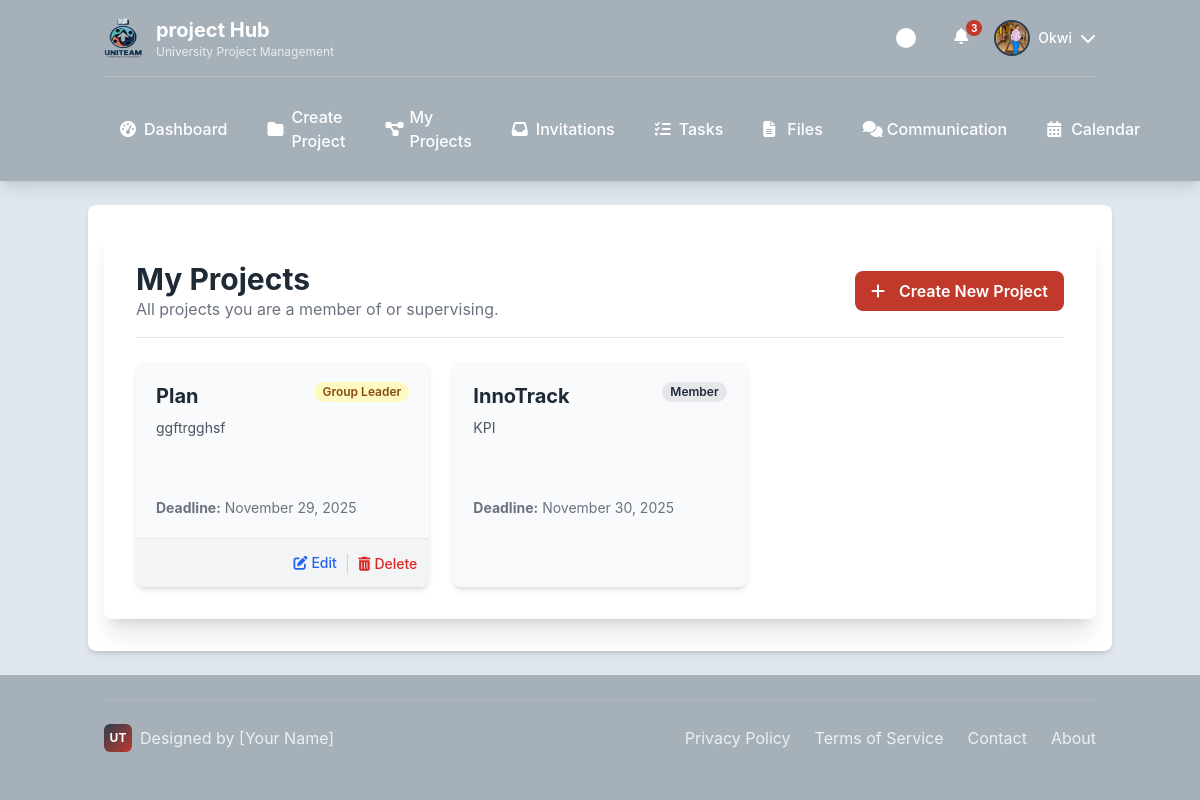
Page /projects/my-projects/ (signed in) on the earlier database version.
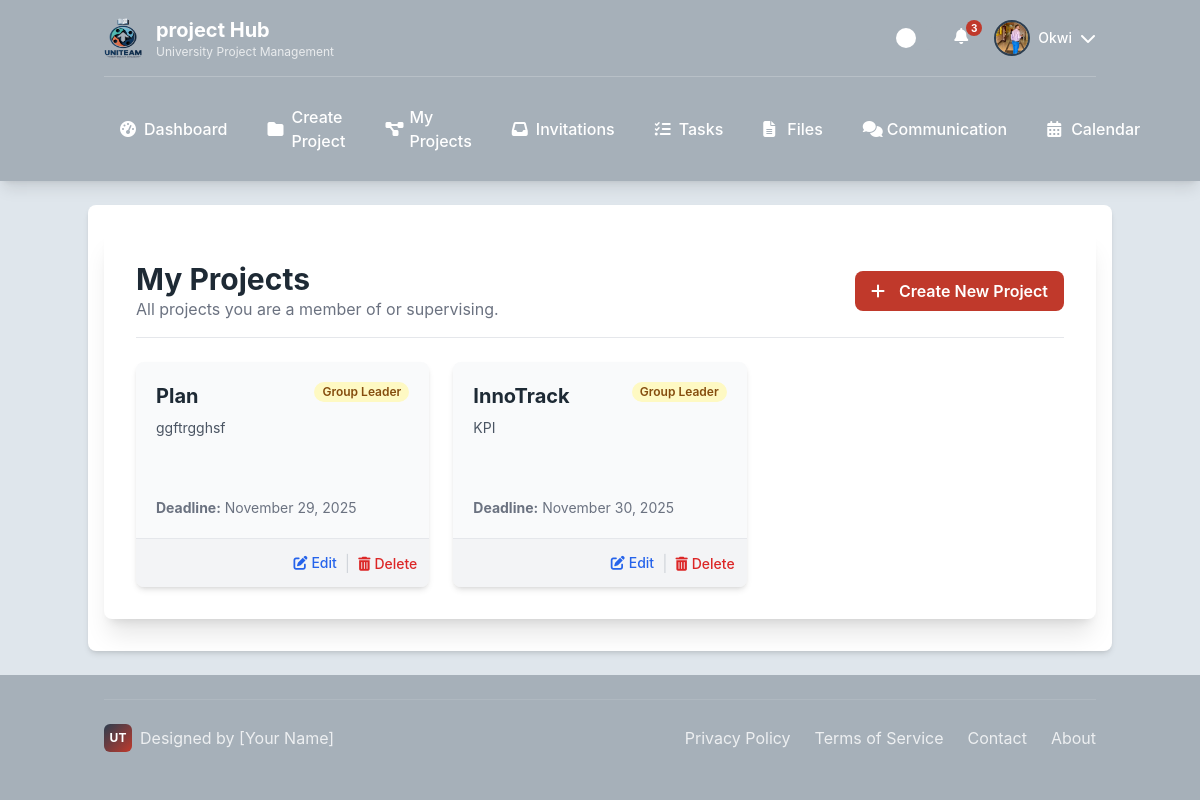
Same page on the later database version.
### projects/models.py (models this page shows, shortened)
class Project(models.Model):
    class LifecycleStatus(models.TextChoices):
        DRAFT = 'DRAFT', 'Draft'
        ACTIVE = 'ACTIVE', 'Active'
        SUBMITTED = 'SUBMITTED', 'Submitted'
        ARCHIVED = 'ARCHIVED', 'Archived'
    title = models.CharField(max_length=200)
    description = models.TextField()
    course_code = models.CharField(max_length=20, blank=True)
    deadline = models.DateField()
    lifecycle_status = models.CharField(
        max_length=20,
        choices=LifecycleStatus.choices,
        default=LifecycleStatus.ACTIVE,
    )
    supervisor = models.ForeignKey(
        settings.AUTH_USER_MODEL,
        on_delete=models.SET_NULL, null=True, blank=True,
        limit_choices_to={'role': 'LECTURER'}, related_name='supervised_projects'
    )
    template_used = models.ForeignKey(ProjectTemplate, on_delete=models.SET_NULL, null=True, blank=True)
    created_at = models.DateTimeField(auto_now_add=True)
    updated_at = models.DateTimeField(auto_now=True)
    class Meta:
        ordering = ['deadline', '-created_at']

### projects/views.py (the view)
# urls.py: path('my-projects/', views.my_projects_view, name='my_projects'),
@login_required
def my_projects_view(request):
    if request.user.role == CustomUser.Role.LECTURER:
        template_name = 'projects/my_projects_lecturer.html'
    else: # Default to student
        template_name = 'projects/my_projects_student.html'
    member_of_projects = Project.objects.filter(team__members=request.user)
    supervised_projects = Project.objects.filter(supervisor=request.user)
    all_projects_qs = (member_of_projects | supervised_projects).distinct().order_by('-created_at')
    projects_with_roles = all_projects_qs.annotate(
        user_role_in_project=Case(
            When(supervisor=request.user, then=Value('Supervisor')),
            When(team__teammembership__user=request.user, team__teammembership__role='LEADER', then=Value('Group Leader')),
            When(team__teammembership__user=request.user, team__teammembership__role='CO_LEADER', then=Value('Co-Leader')),
            When(team__teammembership__user=request.user, team__teammembership__role='MEMBER', then=Value('Member')),
            default=Value(''),
            output_field=models.CharField(),
        )
    )
    context = {
        'projects': projects_with_roles,
    }
    return render(request, template_name, context)

### users/models.py (called while the page is built)
    def get_full_name(self):
        return f"{self.first_name} {self.last_name}"

### templates/projects/my_projects_student.html (shortened to what this page needs)
{% extends "base/base_student.html" %}
{% load static %}
{% block content %}
<div class="surface shadow-xl rounded-lg p-6 md:p-8">
    <div class="flex flex-col sm:flex-row justify-between sm:items-center mb-6 border-b pb-4 gap-4">
        <div>
            <h1 class="text-3xl font-bold">My Projects</h1>
            <p class="text-gray-500">All projects you are a member of or supervising.</p>
        </div>
        <a href="{% url 'create_project' %}" class="btn btn-primary text-white font-semibold py-2 px-4 rounded-lg w-full sm:w-auto text-center">
            <i class="fas fa-plus mr-2"></i>Create New Project
        </a>
    </div>
    <div class="grid grid-cols-1 md:grid-cols-2 lg:grid-cols-3 gap-6">
        {% for project in projects %}
        <div class="card flex flex-col bg-gray-50 dark:bg-gray-700 rounded-lg shadow-md overflow-hidden transition-transform hover:transform hover:-translate-y-1">
            <a href="{% url 'project_dashboard' project.id %}" class="flex-grow p-5">
                <div class="flex justify-between items-start">
                    <h3 class="text-xl font-bold mb-2">{{ project.title }}</h3>
                    <span class="text-xs font-semibold rounded-full px-2 py-0.5
                        {% if project.user_role_in_project == 'Group Leader' %} bg-yellow-100 text-yellow-800
                        {% elif project.user_role_in_project == 'Supervisor' %} bg-blue-100 text-blue-800
                        {% else %} bg-gray-200 text-gray-800 {% endif %}">
                        {{ project.user_role_in_project }}
                    </span>
                </div>
                <p class="text-sm text-gray-600 dark:text-gray-300 mb-4 h-16 overflow-hidden">
                    {{ project.description|truncatewords:20 }}
                </p>
                <div class="text-sm text-gray-500">
                    <strong>Deadline:</strong> {{ project.deadline|date:"F j, Y" }}
                </div>
            </a>
            {% if project.user_role_in_project == 'Group Leader' %}
            <div class="bg-gray-100 dark:bg-gray-800 p-3 border-t flex justify-end items-center space-x-2">
                <a href="{% url 'edit_project' project.id %}" class="text-blue-600 hover:text-blue-800 text-sm font-medium">
                    <i class="fas fa-edit mr-1"></i>Edit
                </a>
                <span class="text-gray-300">|</span>
                <form action="{% url 'delete_project' project.id %}" method="post" onsubmit="return confirm('Are you sure you want to permanently delete this project? This cannot be undone.');">
                    <button type="submit" class="text-red-600 hover:text-red-800 text-sm font-medium">
                        <i class="fas fa-trash-alt mr-1"></i>Delete
                    </button>
                </form>
            </div>
            {% endif %}
        </div>
        {% empty %}
        <div class="col-span-1 md:col-span-2 lg:col-span-3 text-center py-12">
            <p class="text-gray-500">You are not part of any projects yet.</p>
            <a href="{% url 'create_project' %}" class="mt-4 inline-block btn btn-primary text-white font-semibold py-2 px-4 rounded-lg">Create your first project</a>
        </div>
        {% endfor %}
    </div>
</div>
{% endblock %}

Differences in the rows shown:
changed Project "InnoTrack": user_role_in_project "Member" → "Group Leader"; now shows "Edit | Delete"
